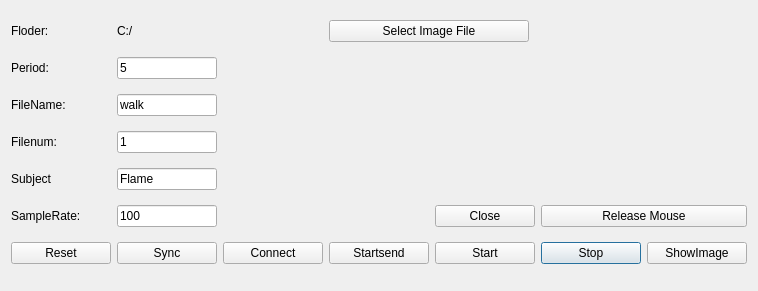
<?xml version="1.0" encoding="UTF-8"?>
<ui version="4.0">
 <class>Dialog</class>
 <widget class="QDialog" name="Dialog">
  <property name="geometry">
   <rect>
    <x>0</x>
    <y>0</y>
    <width>756</width>
    <height>291</height>
   </rect>
  </property>
  <property name="windowTitle">
   <string>Imu DAQ Programer</string>
  </property>
  <layout class="QGridLayout" name="gridLayout">
   <item row="2" column="0">
    <widget class="QLabel" name="label_2">
     <property name="minimumSize">
      <size>
       <width>100</width>
       <height>0</height>
      </size>
     </property>
     <property name="text">
      <string>FileName:</string>
     </property>
    </widget>
   </item>
   <item row="1" column="0">
    <widget class="QLabel" name="label">
     <property name="minimumSize">
      <size>
       <width>100</width>
       <height>0</height>
      </size>
     </property>
     <property name="maximumSize">
      <size>
       <width>16777215</width>
       <height>16777215</height>
      </size>
     </property>
     <property name="text">
      <string>Period:</string>
     </property>
    </widget>
   </item>
   <item row="6" column="5">
    <widget class="QPushButton" name="StoppushButton">
     <property name="minimumSize">
      <size>
       <width>100</width>
       <height>20</height>
      </size>
     </property>
     <property name="text">
      <string>Stop</string>
     </property>
    </widget>
   </item>
   <item row="2" column="1">
    <widget class="QLineEdit" name="NamelineEdit">
     <property name="minimumSize">
      <size>
       <width>100</width>
       <height>20</height>
      </size>
     </property>
     <property name="maximumSize">
      <size>
       <width>100</width>
       <height>16777215</height>
      </size>
     </property>
     <property name="text">
      <string>walk</string>
     </property>
    </widget>
   </item>
   <item row="4" column="0">
    <widget class="QLabel" name="label_5">
     <property name="minimumSize">
      <size>
       <width>100</width>
       <height>0</height>
      </size>
     </property>
     <property name="text">
      <string>Subject</string>
     </property>
    </widget>
   </item>
   <item row="6" column="0">
    <widget class="QPushButton" name="ResetpushButton">
     <property name="minimumSize">
      <size>
       <width>100</width>
       <height>20</height>
      </size>
     </property>
     <property name="text">
      <string>Reset</string>
     </property>
    </widget>
   </item>
   <item row="6" column="6">
    <widget class="QPushButton" name="ShowImagepushButton">
     <property name="minimumSize">
      <size>
       <width>100</width>
       <height>20</height>
      </size>
     </property>
     <property name="text">
      <string>ShowImage</string>
     </property>
    </widget>
   </item>
   <item row="6" column="4">
    <widget class="QPushButton" name="ActivepushButton">
     <property name="minimumSize">
      <size>
       <width>100</width>
       <height>20</height>
      </size>
     </property>
     <property name="text">
      <string>Start</string>
     </property>
    </widget>
   </item>
   <item row="3" column="0">
    <widget class="QLabel" name="label_3">
     <property name="minimumSize">
      <size>
       <width>100</width>
       <height>0</height>
      </size>
     </property>
     <property name="text">
      <string>Filenum:</string>
     </property>
    </widget>
   </item>
   <item row="6" column="1">
    <widget class="QPushButton" name="SyncpushButton">
     <property name="minimumSize">
      <size>
       <width>100</width>
       <height>20</height>
      </size>
     </property>
     <property name="text">
      <string>Sync</string>
     </property>
    </widget>
   </item>
   <item row="4" column="1">
    <widget class="QLineEdit" name="SubjectlineEdit">
     <property name="sizePolicy">
      <sizepolicy hsizetype="Fixed" vsizetype="Fixed">
       <horstretch>0</horstretch>
       <verstretch>0</verstretch>
      </sizepolicy>
     </property>
     <property name="minimumSize">
      <size>
       <width>100</width>
       <height>20</height>
      </size>
     </property>
     <property name="maximumSize">
      <size>
       <width>100</width>
       <height>16777215</height>
      </size>
     </property>
     <property name="text">
      <string>Flame</string>
     </property>
    </widget>
   </item>
   <item row="3" column="1">
    <widget class="QLineEdit" name="FilenumlineEdit">
     <property name="minimumSize">
      <size>
       <width>100</width>
       <height>20</height>
      </size>
     </property>
     <property name="maximumSize">
      <size>
       <width>100</width>
       <height>16777215</height>
      </size>
     </property>
     <property name="text">
      <string>1</string>
     </property>
    </widget>
   </item>
   <item row="0" column="0">
    <widget class="QLabel" name="label_7">
     <property name="minimumSize">
      <size>
       <width>100</width>
       <height>0</height>
      </size>
     </property>
     <property name="maximumSize">
      <size>
       <width>50</width>
       <height>16777215</height>
      </size>
     </property>
     <property name="text">
      <string>Floder:</string>
     </property>
    </widget>
   </item>
   <item row="5" column="1">
    <widget class="QLineEdit" name="SamplelineEdit">
     <property name="minimumSize">
      <size>
       <width>100</width>
       <height>20</height>
      </size>
     </property>
     <property name="maximumSize">
      <size>
       <width>100</width>
       <height>16777215</height>
      </size>
     </property>
     <property name="text">
      <string>100</string>
     </property>
    </widget>
   </item>
   <item row="1" column="1">
    <widget class="QLineEdit" name="PeriodlineEdit">
     <property name="sizePolicy">
      <sizepolicy hsizetype="Fixed" vsizetype="Fixed">
       <horstretch>0</horstretch>
       <verstretch>0</verstretch>
      </sizepolicy>
     </property>
     <property name="minimumSize">
      <size>
       <width>100</width>
       <height>20</height>
      </size>
     </property>
     <property name="maximumSize">
      <size>
       <width>100</width>
       <height>16777215</height>
      </size>
     </property>
     <property name="text">
      <string>5</string>
     </property>
    </widget>
   </item>
   <item row="5" column="0">
    <widget class="QLabel" name="label_4">
     <property name="minimumSize">
      <size>
       <width>100</width>
       <height>0</height>
      </size>
     </property>
     <property name="text">
      <string>SampleRate:</string>
     </property>
    </widget>
   </item>
   <item row="6" column="3">
    <widget class="QPushButton" name="StartsendpushButton">
     <property name="minimumSize">
      <size>
       <width>100</width>
       <height>20</height>
      </size>
     </property>
     <property name="text">
      <string>Startsend</string>
     </property>
    </widget>
   </item>
   <item row="5" column="4">
    <widget class="QPushButton" name="pushButton_2">
     <property name="minimumSize">
      <size>
       <width>100</width>
       <height>20</height>
      </size>
     </property>
     <property name="text">
      <string>Close</string>
     </property>
    </widget>
   </item>
   <item row="6" column="2">
    <widget class="QPushButton" name="ConnectpushButton">
     <property name="minimumSize">
      <size>
       <width>100</width>
       <height>20</height>
      </size>
     </property>
     <property name="text">
      <string>Connect</string>
     </property>
    </widget>
   </item>
   <item row="0" column="3" colspan="2">
    <widget class="QPushButton" name="SelectpushButton">
     <property name="minimumSize">
      <size>
       <width>200</width>
       <height>20</height>
      </size>
     </property>
     <property name="maximumSize">
      <size>
       <width>150</width>
       <height>16777215</height>
      </size>
     </property>
     <property name="text">
      <string>Select Image File</string>
     </property>
    </widget>
   </item>
   <item row="0" column="1" colspan="2">
    <widget class="QLabel" name="Filelabel">
     <property name="minimumSize">
      <size>
       <width>200</width>
       <height>0</height>
      </size>
     </property>
     <property name="maximumSize">
      <size>
       <width>400</width>
       <height>16777215</height>
      </size>
     </property>
     <property name="text">
      <string>C:/</string>
     </property>
    </widget>
   </item>
   <item row="5" column="5" colspan="2">
    <widget class="QPushButton" name="pushButton">
     <property name="minimumSize">
      <size>
       <width>200</width>
       <height>20</height>
      </size>
     </property>
     <property name="text">
      <string>Release Mouse</string>
     </property>
    </widget>
   </item>
  </layout>
 </widget>
 <resources/>
 <connections/>
</ui>
